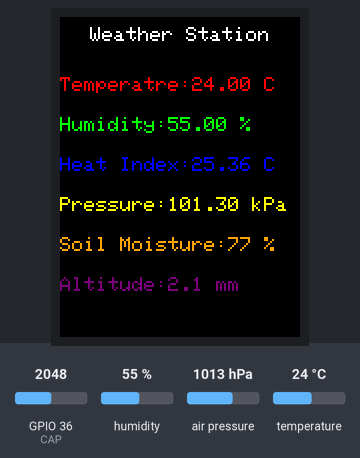
This sketch was run on a simulated ESP32. Shown: 240×320 colour display. The inputs (shaded band) are chosen by the test bench; at power-on: air pressure 1013 hPa, humidity 55 %, GPIO 36 (CAP) = 2048, temperature 24 °C. WiFi joins after 1.5 s; servers stay silent unless stated; the local clock reads 2024-03-15 10:24:30 at power-on unless the sketch sets it; random numbers use the default seed unless the sketch sets one; no MQTT or app messages arrive unless stated; what the sketch prints to the serial monitor is not drawn.

Above: at 3.4 s.
3.5 s: air pressure set to 952 hPa
At 4.6 s:
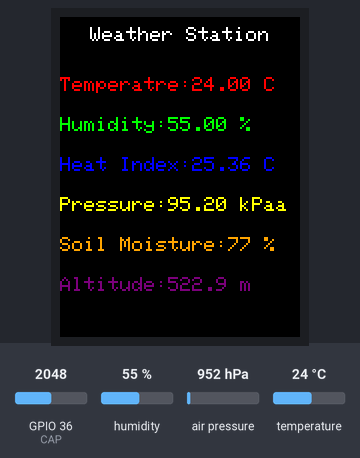
5.8 s: humidity set to 22 %
At 7.0 s:
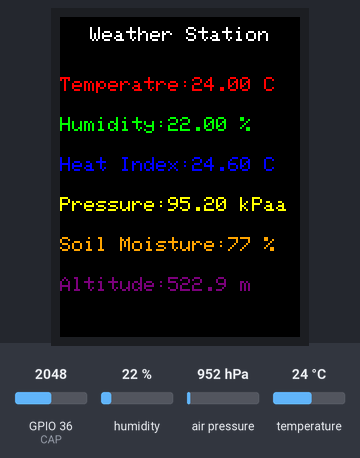
7.8 s: GPIO 36 (CAP) set to 2134
9.8 s: humidity set to 40 %
At 11.5 s:
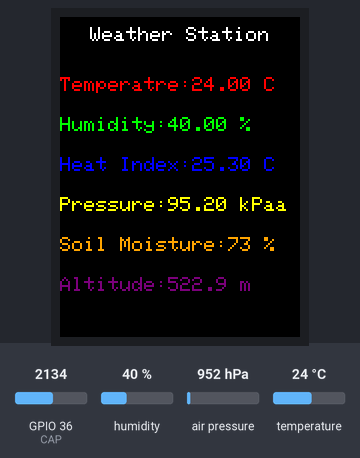
11.8 s: temperature set to 12 °C
At 12.9 s:
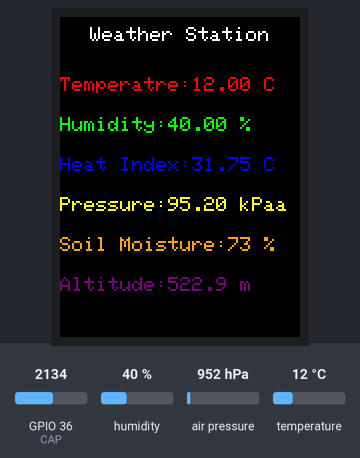
13.9 s: air pressure set to 975 hPa
At 15.4 s:
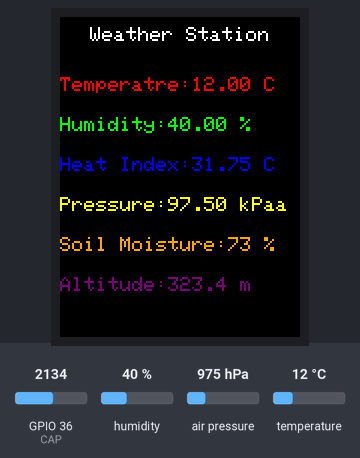
Timing chart, 0 to 16.9 s (numbered marks = the images above; inputs shaded):
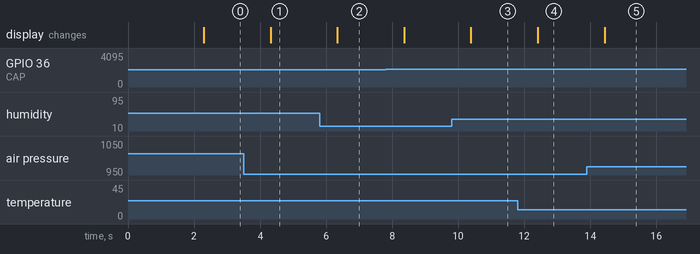

The sketch:

esp32_code.ino
```cpp
// LIBRARY IMPORTS
#include <rom/rtc.h>
#include <SPI.h>
#include "Adafruit_GFX.h"
#include "Adafruit_ILI9341.h"
#include <Adafruit_BMP280.h>
#include <Wire.h>
#include <Adafruit_ST7735.h>  // Hardware-specific library
// IMPORT FONTS FOR TFT DISPLAY
#include <Fonts/FreeSansBold18pt7b.h>
#include <Fonts/FreeSansBold9pt7b.h>

#define BMP_SCK  (13)
#define BMP_MISO (12)
#define BMP_MOSI (11)
#define BMP_CS   (10)

Adafruit_BMP280 bmp;

#ifndef _WIFI_H
#include <WiFi.h>
#endif

#ifndef STDLIB_H
#include <stdlib.h>
#endif

#ifndef STDIO_H
#include <stdio.h>
#endif

#ifndef ARDUINO_H
#include <Arduino.h>
#endif

#ifndef ARDUINOJSON_H
#include <ArduinoJson.h>
#endif

// MQTT CLIENT CONFIG
static const char* pubtopic = "620153775";                         // Add your ID number here
static const char* subtopic[] = { "620153775_sub", "/elet2415" };  // Array of Topics(Strings) to subscribe to
//static const char* mqtt_server = "dbs.msjrealtms.com";          // Broker IP address or Domain name as a String
static const char* mqtt_server = "broker.hivemq.com";          // Broker IP address or Domain name as a String
static uint16_t mqtt_port = 1883;

// WIFI CREDENTIALS
//const char* ssid = "CWC-9128576";   // Add your Wi-Fi ssid
//const char* password = "sb3Rkgqzxtcy";  // Add your Wi-Fi password

const char* ssid = "MonaConnect";   // Add your Wi-Fi ssid
const char* password = "";  // Add your Wi-Fi password

// FUNCTION DECLARATION
void checkHEAP(const char* Name);  // RETURN REMAINING HEAP SIZE FOR A TASK
void initMQTT(void);               // CONFIG AND INITIALIZE MQTT PROTOCOL
unsigned long getTimeStamp(void);  // GET 10 DIGIT TIMESTAMP FOR CURRENT TIME
void callback(char* topic, byte* payload, unsigned int length);
void initialize(void);
bool publish(const char* topic, const char* payload);  // PUBLISH MQTT MESSAGE(PAYLOAD) TO A TOPIC
void vButtonCheck(void* pvParameters);
void vUpdate(void* pvParameters);


// TASK HANDLES
TaskHandle_t xMQTT_Connect = NULL;
TaskHandle_t xNTPHandle = NULL;
TaskHandle_t xLOOPHandle = NULL;
TaskHandle_t xUpdateHandle = NULL;
TaskHandle_t xButtonCheckeHandle = NULL;

//############### IMPORT HEADER FILES ##################
#ifndef NTP_H
#include "NTP.h"
#endif

#ifndef MQTT_H
#include "mqtt.h"
#endif

#include <DHT.h>;

//Constants
#define DHTPIN 25  // what pin IT IS connected to
#define DHTTYPE DHT22
DHT dht(DHTPIN, DHTTYPE);

#include <SPI.h>
#include "Adafruit_GFX.h"
#include "Adafruit_ILI9341.h"
#include <Adafruit_ST7735.h>  // Hardware-specific library


#define TFT_DC 17
#define TFT_CS 5
#define TFT_RST 16
#define TFT_CLK 18
#define TFT_MOSI 23
#define TFT_MISO 19
#define CAP 36

/* Initialize class objects*/
Adafruit_ILI9341 tft = Adafruit_ILI9341(TFT_CS, TFT_DC, TFT_MOSI, TFT_CLK, TFT_RST, TFT_MISO);


uint8_t trigPin = 26;  // Trigger
uint8_t echoPin = 27;  // Echo
float pressure = 0;
int soilmoisture = 0;
float altitude;
float hum;  //Stores humidity value
float heatindex;
float temp;           //Stores temperature value
const int dry = 595;  // value for dry sensor
const int wet = 239;  // value for wet sensor


void setup() {
  Serial.begin(115200);  // INIT SERIAL

  bmp.begin(0x76);
  bmp.setSampling(Adafruit_BMP280::MODE_NORMAL,     /* Operating Mode. */
                  Adafruit_BMP280::SAMPLING_X2,     /* Temp. oversampling */
                  Adafruit_BMP280::SAMPLING_X16,    /* Pressure oversampling */
                  Adafruit_BMP280::FILTER_X16,      /* Filtering. */
                  Adafruit_BMP280::STANDBY_MS_500); /* Standby time. */

  pinMode(CAP, INPUT);
  tft.begin();
  tft.fillScreen(ILI9341_BLACK);
  tft.setCursor(30, 10);
  tft.setTextSize(2);
  tft.setTextColor(ILI9341_WHITE);
  tft.print("Weather Station");

  tft.setTextSize(2);

  tft.setTextColor(ILI9341_RED);
  tft.setCursor(0, 60);
  tft.print("Temperatre:");
  tft.print(temp);
  tft.print(" C");

  tft.setTextColor(ILI9341_GREEN);
  tft.setCursor(0, 100);
  tft.print("Humidity:");
  tft.print(hum);
  tft.print(" %");

  tft.setTextColor(ILI9341_BLUE);
  tft.setCursor(0, 140);
  tft.print("Heat Index:");
  tft.print(heatindex);
  tft.print(" C");

  tft.setTextColor(ILI9341_YELLOW);
  tft.setCursor(0, 180);
  tft.print("Pressure:");
  tft.print(pressure);
  tft.print(" kPa");

  tft.setTextColor(ILI9341_ORANGE);
  tft.setCursor(0, 220);
  tft.print("Soil Moisture:");
  tft.print(soilmoisture);
  tft.print(" %");

  tft.setTextColor(ILI9341_PURPLE);
  tft.setCursor(0, 260);
  tft.print("Altitude:");
  tft.print(altitude);
  tft.print(" m");

  dht.begin();

  pinMode(trigPin, OUTPUT);
  pinMode(echoPin, INPUT);

  initialize();            // INIT WIFI, MQTT & NTP
  vButtonCheckFunction();  // UNCOMMENT IF USING BUTTONS THEN ADD LOGIC FOR INTERFACING WITH BUTTONS IN THE vButtonCheck FUNCTION
}

void vButtonCheck(void* pvParameters) {
  configASSERT(((uint32_t)pvParameters) == 1);

  for (;;) {

    vTaskDelay(100 / portTICK_PERIOD_MS);
  }
}


void vUpdate(void* pvParameters) {
  configASSERT(((uint32_t)pvParameters) == 1);

  for (;;) {
    // Task code goes here.
    // PUBLISH to topic every second.

    vTaskDelay(1000 / portTICK_PERIOD_MS);
  }
}

unsigned long getTimeStamp(void) {
  // RETURNS 10 DIGIT TIMESTAMP REPRESENTING CURRENT TIME
  time_t now;
  time(&now);  // Retrieve time[Timestamp] from system and save to &now variable
  return now;
}

void callback(char* topic, byte* payload, unsigned int length) {
  // ############## MQTT CALLBACK  ######################################
  // RUNS WHENEVER A MESSAGE IS RECEIVED ON A TOPIC SUBSCRIBED TO

  Serial.printf("\nMessage received : ( topic: %s ) \n", topic);
  char* received = new char[length + 1]{ 0 };

  for (int i = 0; i < length; i++) {
    received[i] = (char)payload[i];
  }

  // PRINT RECEIVED MESSAGE
  Serial.printf("Payload : %s \n", received);


  // CONVERT MESSAGE TO JSON


  // PROCESS MESSAGE
}

bool publish(const char* topic, const char* payload) {
  bool res = false;
  try {
    res = mqtt.publish(topic, payload);
    // Serial.printf("\nres : %d\n",res);
    if (!res) {
      res = false;
      throw false;
    }
  } catch (...) {
    Serial.printf("\nError (%d) >> Unable to publish message\n", res);
  }
  return res;
}


double convert_Celsius_to_fahrenheit(double c) {
  // CONVERTS INPUT FROM °C TO °F. RETURN RESULTS
  return (c * 1.8) + 32;
}

double convert_fahrenheit_to_Celsius(double f) {
  // CONVERTS INPUT FROM °F TO °C. RETURN RESULT
  return (f - 32) * 0.555555555;
}


float calcHeatindex(float Temp, float Humid) {
  // CALCULATE AND RETURN HEAT INDEX USING EQUATION FOUND AT
  const double c1 = -42.379;
  const double c2 = 2.04901523;
  const double c3 = 10.14333127;
  const double c4 = -0.22475541;
  const double c5 = -6.83783e-03;
  const double c6 = -5.481717e-02;
  const double c7 = 1.22874e-03;
  const double c8 = 8.5282e-04;
  const double c9 = -1.99e-06;

  double T = convert_Celsius_to_fahrenheit(Temp);
  double RH = Humid;

  double heatIndex = c1 + (c2 * T) + (c3 * RH) + (c4 * T * RH) + (c5 * T * T) + (c6 * RH * RH) + (c7 * T * T * RH) + (c8 * T * RH * RH) + (c9 * T * T * RH * RH);
  double far = convert_fahrenheit_to_Celsius(heatIndex);
   return far;
}

void updateTemp(float new_temp) {
  tft.setTextColor(ILI9341_RED, ILI9341_BLACK);
  tft.setCursor(0, 60);
  tft.print("Temperatre:");
  tft.print(new_temp);
  tft.print(" C");
}

void updateHum(float new_hum) {
  tft.setTextColor(ILI9341_GREEN, ILI9341_BLACK);
  tft.setCursor(0, 100);
  tft.print("Humidity:");
  tft.print(new_hum);
  tft.print(" %");
}


void updateHeatindex(float new_heatindex) {

  tft.setTextColor(ILI9341_BLUE, ILI9341_BLACK);
  tft.setCursor(0, 140);
  tft.print("Heat Index:");
  tft.print(new_heatindex);
  tft.print(" C");
}

void updatePressure(float new_pressure, float alt) {

  tft.setTextColor(ILI9341_YELLOW, ILI9341_BLACK);
  tft.setCursor(0, 180);
  tft.print("Pressure:");
  tft.print(new_pressure);
  tft.print(" kPa");

  tft.setTextColor(ILI9341_PURPLE, ILI9341_BLACK);
  tft.setCursor(0, 260);
  tft.print("Altitude:");
  tft.print(alt,1);
  tft.print(" m");


}


void updateSoilMo(int new_soilmoisture) {
  tft.setTextColor(ILI9341_ORANGE,ILI9341_BLACK);
  tft.setCursor(0, 220);
  tft.print("Soil Moisture:");
  tft.print(new_soilmoisture);
  tft.print(" %");

}


void loop() {
  // put your main code here, to run repeatedly:
  float new_hum = dht.readHumidity();
  float new_temp = dht.readTemperature();
  float new_heatindex = calcHeatindex(new_temp, new_hum);
  if (temp != new_temp) {
    updateTemp(new_temp);
    temp = new_temp;
  }
  if (hum != new_hum) {
    updateHum(new_hum);
    hum = new_hum;
  }
  if (heatindex != new_heatindex) {
    updateHeatindex(new_heatindex);
    heatindex = new_heatindex;
  }

  //float new_pressure = bmp.readPressure()/1000;
  float altitude = abs(bmp.readAltitude(1013.25));
  //float new_pressure = (1014 * pow(1-(altitude/44330),5.255));
  float new_pressure = bmp.readPressure()/1000;
  Serial.println(altitude);

  if (pressure != new_pressure) {
    updatePressure(new_pressure,altitude);
    pressure = new_pressure;
  }


  int sensorVal = analogRead(CAP);
 // int new_soilmoisture = map(sensorVal, 1400, 2900, 100, 0);
  int new_soilmoisture = map(sensorVal, 3600, 1600, 0, 100);
  if (new_soilmoisture > 100)
  {
    new_soilmoisture = 100;
  }
  if (new_soilmoisture < 0)
  {
    new_soilmoisture = 0;
  }
  if (soilmoisture != new_soilmoisture) {
    updateSoilMo(new_soilmoisture);
    soilmoisture = new_soilmoisture;
  }
  StaticJsonDocument<768> doc;  // Create JSon object
  char message[800] = { 0 };
  doc["id"] = "620153775";
  doc["timestamp"] = getTimeStamp();
  doc["temperature"] = new_temp;
  doc["humidity"] = new_hum;
  doc["heatindex"] = new_heatindex;
  doc["pressure"] = new_pressure;
  doc["soilmoisture"] = new_soilmoisture;
  doc["altitude"] = altitude;

  serializeJson(doc, message);  // Seralize / Covert JSon object to JSon string and store in char* array
  publish(pubtopic, message);


  delay(1000);
}
```

NTP.h
```cpp
//#############################################################################################
//#                                                                                           #
//#                                      NTP HEADER FILE                                      #
//#                                                                                           #
//#############################################################################################

/*
          GOAL
1. Maintain accurate date and time regardless of internet connectivity

          TASKS
1. Get current date and time from NTP server and then adjust ESP32's system time, every minute once there is internet connectivity
2. Update system time from SPIFFS after a restart
3. Update SPIFFS from system time every minute
4. Publish timestampUpdate to PI every minute once PI is ON
5. Print date and time every minute

*/

#ifndef _NTP_H
#define _NTP_H 1
#endif

#ifndef _WIFI_H
#include <WiFi.h>
#endif

#ifndef _TIME_H
#include "time.h"
#endif

#ifndef _SNTP_H
#include "sntp.h"
#endif


// HELP FULL WEBPAGES
// https://www.tutorialspoint.com/c_standard_library/c_function_strftime.htm
// https://pubs.opengroup.org/onlinepubs/009695399/basedefs/time.h.html
// https://pubs.opengroup.org/onlinepubs/9699919799/    Search usine keyword "time" in searchbox
// https://www.epochconverter.com/programming/c
// https://www.timeanddate.com/worldclock/jamaica/kingston
// https://pubs.opengroup.org/onlinepubs/7908799/xsh/systime.h.html
// https://www.gnu.org/software/libc/manual/html_node/TZ-Variable.html
// https://forum.arduino.cc/t/esp32-settimeofday-functionality-giving-odd-results/676136

class Ntp {

  private:
          const char* ntpServer           = "north-america.pool.ntp.org";  //"pool.ntp.org";
          const char* ntpServer1          = "pool.ntp.org";
          const char* ntpServer2          = "time.nist.gov";
          const long  gmtOffset_sec       = -5*3600;
          const int   daylightOffset_sec  = 0;
          int         currenttime         = 0;
          const char* time_zone           = "EST+5EDT,M3.2.0/2,M11.1.0/2"; //"CET-1CEST,M3.5.0,M10.5.0/3";  // TimeZone rule for Europe/Rome including daylight adjustment rules (optional)


  public:
        unsigned long epochTime;
        Ntp(const char* process){
          Serial.println(process);
        }

        static void printLocalTime(){
            struct tm timeinfo;
            if(!getLocalTime(&timeinfo)){
              Serial.println("No time available (yet)");
              return;
            }
            // Serial.println(&timeinfo, "%A, %B %d %Y %H:%M:%S");
             Serial.println(&timeinfo, "%B %d, %Y    %I:%M %p");
        }

        // Callback function (get's called when time adjusts via NTP)
        static void timeavailable(struct timeval *t) {
          Serial.println("Got time adjustment from NTP!");
          printLocalTime();
        }

        unsigned long getTime(){
          // RETURNS TIMESTAMP FOR CURRENT TIME FROM NTP SERVER
              time_t now;
              struct tm timeinfo;

              // get time from ntp server first and save to system
              if (!getLocalTime(&timeinfo)) {
                Serial.println("Failed to obtain time, NTP");
                return(0);
              }
              // Serial.println(&timeinfo, "%B %d, %Y    %I:%M %p");
              // Retrieve time[Timestamp] from system and save to &now variable
              time(&now);
              return now;
        }

        unsigned long getTimeStamp(void){
            // RETURNS 10 DIGIT TIMESTAMP REPRESENTING CURRENT TIME
            time_t now;
            time(&now); // Retrieve time[Timestamp] from system and save to &now variable
            return now;
        }

        void setup(){
            // set notification call-back function
            sntp_set_time_sync_notification_cb( timeavailable );
            /**
              * NTP server address could be aquired via DHCP,
              *
              * NOTE: This call should be made BEFORE esp32 aquires IP address via DHCP,
              * otherwise SNTP option 42 would be rejected by default.
              * NOTE: configTime() function call if made AFTER DHCP-client run
              * will OVERRIDE aquired NTP server address
              */
            sntp_servermode_dhcp(1);    // (optional)
            /**
            * This will set configured ntp servers and constant TimeZone/daylightOffset
            * should be OK if your time zone does not need to adjust daylightOffset twice a year,
            * in such a case time adjustment won't be handled automagicaly.
            */
            // configTime(gmtOffset_sec, daylightOffset_sec, ntpServer1, ntpServer2);
            configTzTime(this->time_zone, ntpServer1, ntpServer2);
        }


};


// NTP TASK
void vNTP( void * pvParameters ) {
  configASSERT( ( ( uint32_t ) pvParameters ) == 1 );
  Ntp NTP = Ntp("NTP PROTOCOL INITIATED"); // Instatiate NTP Class
  NTP.setup(); // Config NTP

 for( ;; ) {
      // NTP.printLocalTime();     // it will take some time to sync time :)
      // NTP.getTime();
      // checkHEAP("NTP");
      vTaskDelay(60000 / portTICK_PERIOD_MS);  // DELAY FOR 5 SECONDS
    }
 }


// Function that creates a task.
void vNTPFunction( void ) {
    BaseType_t xReturned;

    // Create the task, storing the handle.
    xReturned = xTaskCreatePinnedToCore(
                    vNTP,               // Function that implements the task.
                    "NTP Protocol",     // Text name for the task.
                    1500,               // Stack size (Bytes in ESP32, words in Vanilla FreeRTOS)
                    ( void * ) 1,       // Parameter passed into the task.
                    12,                  // Priority at which the task is created.
                    &xNTPHandle,        // Used to pass out the created task's handle.
                    1);                 // ESP Core to run task on.

    if( xReturned == pdPASS ) {
      // The task was created.  Use the task's handle to delete the task.
      //  Serial.println("NTP PROTOCOL TASK CREATED");
    }
    else {
       Serial.println("UNABLE TO CREATE NTP PROTOCOL TASK");
    }
}
```

Source omitted: mqtt.h (10265 bytes)

Measured:
- after the input at 3.5 s, the display: changes after 0.82 s (image 1)
- after the input at 5.8 s, the display: changes after 0.54 s (image 2)
- after the input at 9.8 s, the display: changes after 0.59 s (image 3)
- after the input at 11.8 s, the display: changes after 0.61 s (image 4)
- after the input at 13.9 s, the display: changes after 0.54 s (image 5)
